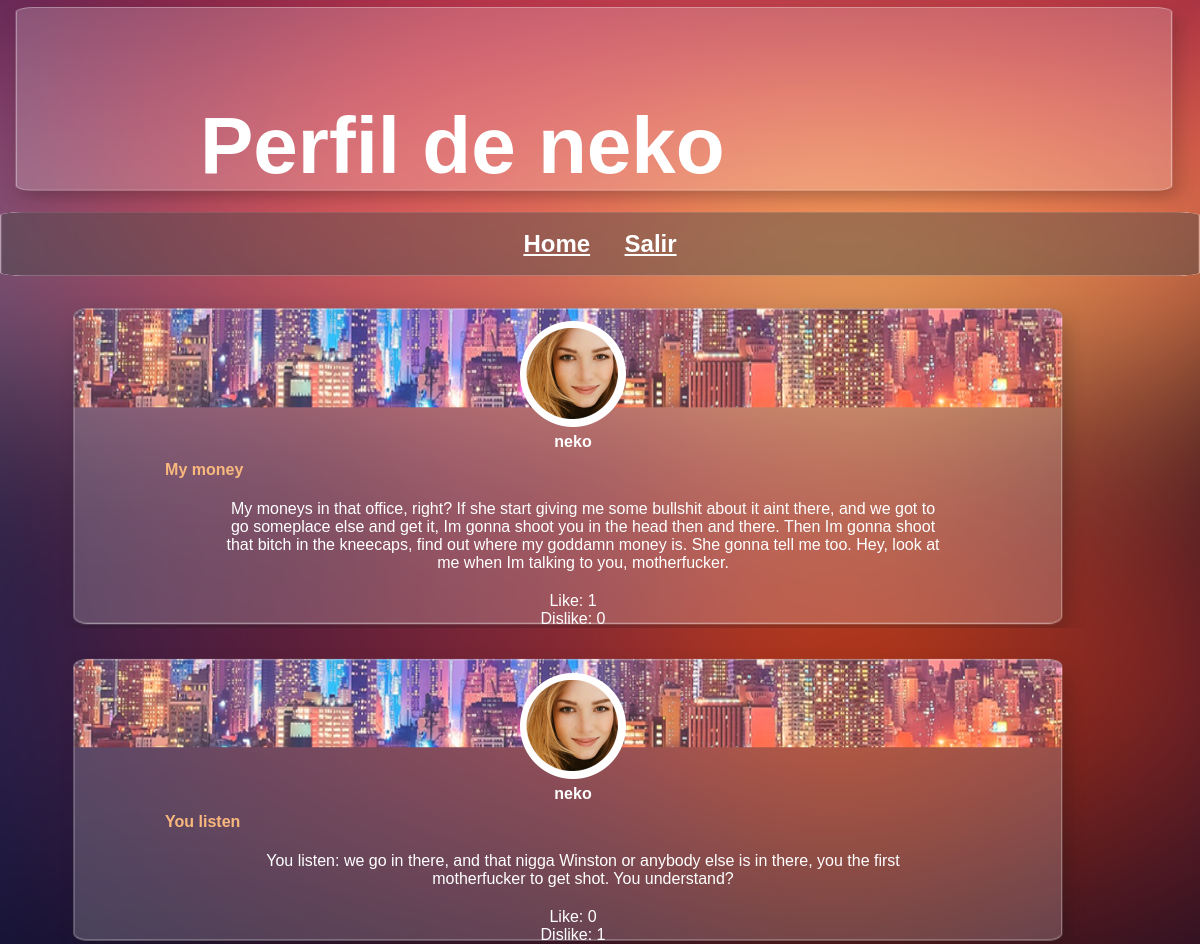
Page /perfil.php?usuario=neko on the committed database.
### tables this page shows
CREATE TABLE IF NOT EXISTS `post` (
`Id_mensaje` int(11) NOT NULL,
  `Id_usuario` int(255) NOT NULL,
  `Titulo` text,
  `Post` text
);

CREATE TABLE IF NOT EXISTS `usuarios` (
`Id` int(12) NOT NULL,
  `Nombre` varchar(20) NOT NULL,
  `password` varchar(10) NOT NULL,
  `URL` text
);

### perfil.php (the view, shortened to what this page needs)
<!DOCTYPE html>
<html>
	<head>
		<link rel="stylesheet" href="css/style.css">
	</head>
<body>
	<header>
			<div id="nombre">
						<?php
							include_once("includes/database.php");
							echo "<h1 >";
							$user = $_GET['usuario'];
							echo "Perfil de ".$user . "<br>";
							echo "</h1>";
						?>
					</div>
		</header>
	<div class="container">
			<div class="navegacion">
				<nav>
					<ul class="list-inline list">
							<li class="lista"><a href="index.php"><h2>Home</h2></a></li>
							<li class="lista"><a href="logout.php"><h2>Salir</h2></a></li>
						</ul>
				</nav>
		</div>
	</div>
	<?php
		$ID =mysql_query("SELECT usuarios.Id FROM mensajes.usuarios WHERE usuarios.Nombre= '$user'");
		while ($row = mysql_fetch_array($ID)) {
			$idUser = $row["Id"];
		}
		$mens = mysql_query("SELECT usuarios.Nombre, post.Titulo, post.Id_usuario, post.Post, post.Id_mensaje, usuarios.URL FROM mensajes.usuarios JOIN mensajes.post ON post.Id_usuario = usuarios.Id  WHERE Id_usuario = '$idUser'");
		while ($row = mysql_fetch_array($mens)) {
			$url = $row["URL"];
			$nombre = $row["Nombre"];
			$post =$row["Post"];
			$titulo = $row["Titulo"];
				echo "<div class='contenedor'>";
					echo "<div class='post'>";
						echo "<div class='user'>";
							echo "<img src='$url' alt='usuario'>";
							echo "<form name='form' action='perfil.php' method='POST'>";
							echo "<a>$nombre</a>";
							echo "<br    />";
						echo "</div>";
						echo "<div class='titulo'>$titulo</div>";
						echo "<div class='content'>$post</div>";
						$likes= "SELECT count(*) AS numLikes FROM mensajes.likes WHERE id_post='".$row["Id_mensaje"]."'";
						$rNumLikes = mysqli_query($cons,$likes);
							while($rowB = mysqli_fetch_array($rNumLikes)){
								$numLikes = $rowB["numLikes"];
								echo "<div class='likes'>";
								echo "Like: $numLikes";
								echo "</div>";
							}
						$dislike= "SELECT count(*) AS numDislike FROM mensajes.dislike WHERE id_post='".$row["Id_mensaje"]."'";
						$rNumDislike = mysqli_query($cons,$dislike);
							while($rowC = mysqli_fetch_array($rNumDislike)){
								$numDislike = $rowC["numDislike"];
								echo "<div class='Dislikes'>";
								echo "Dislike: $numDislike";
								echo "</div>";
							}
					echo "</div>";
					echo "</div>";
		}
		 ?>
</body>
</html>

### css/style.css (style rules this page uses)
* { font-family: 'Helvetica', cursive; margin: 0; padding: 0; }
body { background: #ecf0f1; background: url("imagenes/fondo.png"); background-repeat: no-repeat; background-size: 100% 100%; }
header { background: url("imagenes/mensaje.png"); background-size: 100% 100%; background-repeat: no-repeat; }
#nombre { padding-top: 100px; padding-left: 200px; padding-bottom: 20px; color: white; font-size: 40px; }
.navegacion nav { background: url("imagenes/header.png"); background-size: 100% 100%; text-align: center; }
nav li { display: inline-block; margin: 0 15px 0 15px; }
nav a { color: white; margin: 0 15px 0 15px; }
.contenedor { margin: auto; width: 90%; }
.contenedor img { margin-top: 25px; width: 50% }
.post { background: url("imagenes/mensajeDos.png"); background-size: 100% 110%; color: white; display: inline-block; text-align: center; margin-top: 20px; width: 95%; }
.post a { color: white; display: inline-block; text-align: center; margin-top: 2px; width: 95%; }
.user { display: inline-block; font-weight: bold; }
.titulo { display: inline-block; text-align: left; margin-left:5px; margin-top:10px; width: 80%; font-weight: bold; color:#f9b87e; }
.content { display: inline-block; margin-left: 20px; margin-top: 1px; padding: 20px; vertical-align: top; width: 70%; }

### rows in the picture
post: Id_usuario.URL (picture), Id_usuario.Nombre "neko", Titulo "My money", Post "My moneys in that office, right? If she start giving me some bullshit about it aint there, and we got to go someplace else and get it, Im gonna shoot you in the head then and there. Then Im gonna shoot that bitch in the kneecaps, find out where my goddamn money is. She gonna tell me too. Hey, look at me when Im talking to you, motherfucker.", numLikes "1", numDislike "0"
post: Id_usuario.URL (picture), Id_usuario.Nombre "neko", Titulo "You listen", Post "You listen: we go in there, and that nigga Winston or anybody else is in there, you the first motherfucker to get shot. You understand?", numLikes "0", numDislike "1"

### other values in the picture
$user "neko"
